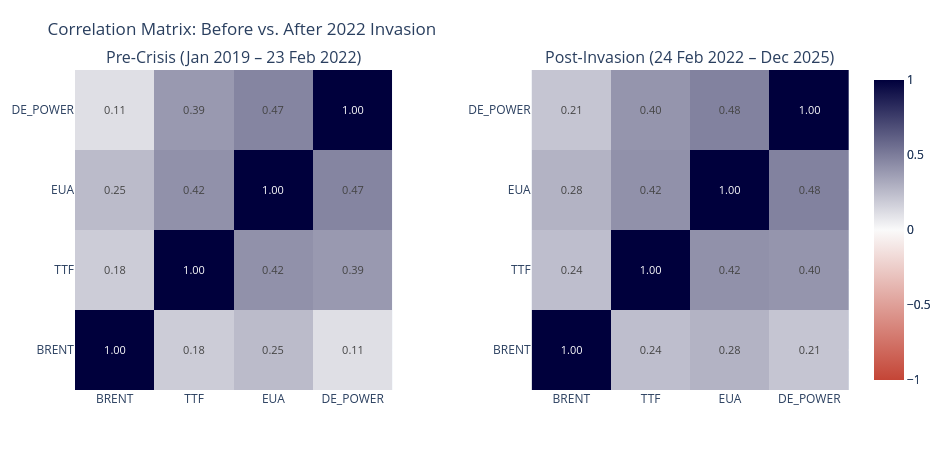

Notebook source saved alongside this figure:
### Markdown cell above
## 4. The 2022 Regime Shift: Pre/Post Correlation

The Russian invasion of Ukraine and subsequent Nord Stream pipeline disruptions
created a structural break in European energy markets. Before February 2022,
TTF and German Power had a modest correlation. Afterward, gas became the
dominant driver of power prices, pushing the correlation above 0.7.

### Code cell
pre_cutoff = pd.Timestamp("2022-02-23")
post_start = pd.Timestamp("2022-02-24")

pre_period = returns[:pre_cutoff]
post_period = returns[post_start:]

pre_corr = pre_period[CORE].corr()
post_corr = post_period[CORE].corr()

fig4 = make_subplots(
    rows=1, cols=2,
    subplot_titles=(
        "Pre-Crisis (Jan 2019 – 23 Feb 2022)",
        "Post-Invasion (24 Feb 2022 – Dec 2025)",
    ),
    horizontal_spacing=0.18,
)

heatmap_kw = dict(
    zmin=-1, zmax=1,
    colorscale=[[0.0, RED], [0.5, OFFWHITE], [1.0, NAVY]],
    texttemplate="%{text:.2f}",
    textfont={"size": 11},
    hoverongaps=False,
)

fig4.add_trace(go.Heatmap(
    z=pre_corr.values, x=pre_corr.columns, y=pre_corr.index,
    text=np.round(pre_corr.values, 2), **heatmap_kw,
), row=1, col=1)

fig4.add_trace(go.Heatmap(
    z=post_corr.values, x=post_corr.columns, y=post_corr.index,
    text=np.round(post_corr.values, 2), **heatmap_kw,
), row=1, col=2)

fig4.update_layout(
    title="Correlation Matrix: Before vs. After 2022 Invasion",
    width=950, height=450,
    margin=dict(l=60, r=40, t=70, b=60),
)
fig4.show()

# Delta matrix
delta = post_corr - pre_corr
print("Correlation change (post - pre):")
print(delta.round(3).to_string())
print(f"\nTTF-DE_POWER: {pre_corr.at['TTF','DE_POWER']:.3f} → {post_corr.at['TTF','DE_POWER']:.3f}  (Δ = {delta.at['TTF','DE_POWER']:+.3f})")

### Figure 1 — Plotly figure (JSON) as saved in the notebook; plotly's stock layout.template omitted (floating-point values rounded to 4 significant figures)
{"data": [{"colorscale": [[0.0, "#C44536"], [0.5, "#FAFAFA"], [1.0, "#00003C"]], "hoverongaps": false, "text": [[1.0, 0.18, 0.25, 0.11], [0.18, 1.0, 0.42, 0.39], [0.25, 0.42, 1.0, 0.47], [0.11, 0.39, 0.47, 1.0]], "textfont": {"size": 11}, "texttemplate": "%{text:.2f}", "type": "heatmap", "x": ["BRENT", "TTF", "EUA", "DE_POWER"], "xaxis": "x", "y": ["BRENT", "TTF", "EUA", "DE_POWER"], "yaxis": "y", "z": [[1.0, 0.1837, 0.2539, 0.1086], [0.1837, 1.0, 0.4208, 0.3895], [0.2539, 0.4208, 1.0, 0.466], [0.1086, 0.3895, 0.466, 1.0]], "zmax": 1, "zmin": -1}, {"colorscale": [[0.0, "#C44536"], [0.5, "#FAFAFA"], [1.0, "#00003C"]], "hoverongaps": false, "text": [[1.0, 0.24, 0.28, 0.21], [0.24, 1.0, 0.42, 0.4], [0.28, 0.42, 1.0, 0.48], [0.21, 0.4, 0.48, 1.0]], "textfont": {"size": 11}, "texttemplate": "%{text:.2f}", "type": "heatmap", "x": ["BRENT", "TTF", "EUA", "DE_POWER"], "xaxis": "x2", "y": ["BRENT", "TTF", "EUA", "DE_POWER"], "yaxis": "y2", "z": [[1.0, 0.2389, 0.2838, 0.2104], [0.2389, 1.0, 0.4197, 0.4045], [0.2838, 0.4197, 1.0, 0.4808], [0.2104, 0.4045, 0.4808, 1.0]], "zmax": 1, "zmin": -1}], "layout": {"annotations": [{"font": {"size": 16}, "showarrow": false, "text": "Pre-Crisis (Jan 2019 – 23 Feb 2022)", "x": 0.205, "xanchor": "center", "xref": "paper", "y": 1.0, "yanchor": "bottom", "yref": "paper"}, {"font": {"size": 16}, "showarrow": false, "text": "Post-Invasion (24 Feb 2022 – Dec 2025)", "x": 0.795, "xanchor": "center", "xref": "paper", "y": 1.0, "yanchor": "bottom", "yref": "paper"}], "height": 450, "margin": {"b": 60, "l": 60, "r": 40, "t": 70}, "title": {"text": "Correlation Matrix: Before vs. After 2022 Invasion"}, "width": 950, "xaxis": {"anchor": "y", "domain": [0.0, 0.41]}, "xaxis2": {"anchor": "y2", "domain": [0.59, 1.0]}, "yaxis": {"anchor": "x", "domain": [0.0, 1.0]}, "yaxis2": {"anchor": "x2", "domain": [0.0, 1.0]}}}
